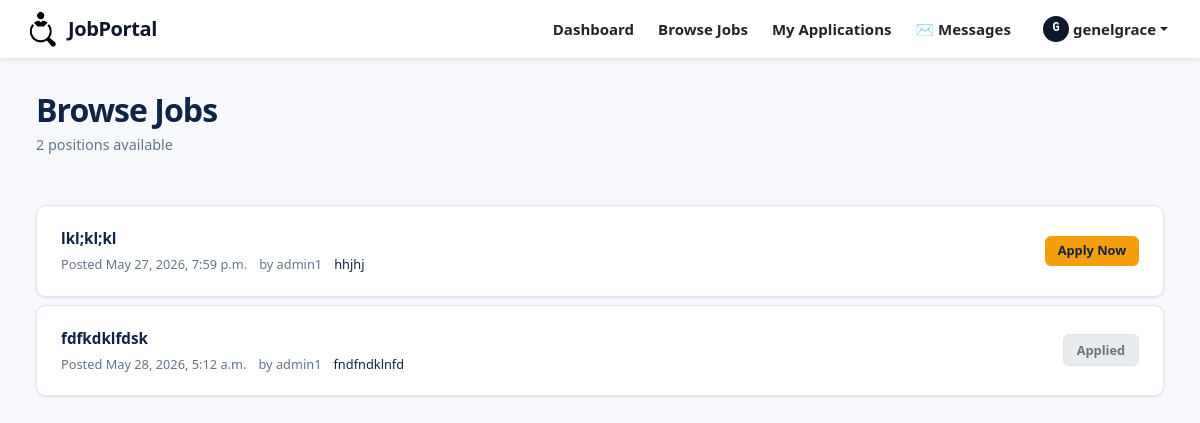
The app's page /jobs/ (signed in), older data.
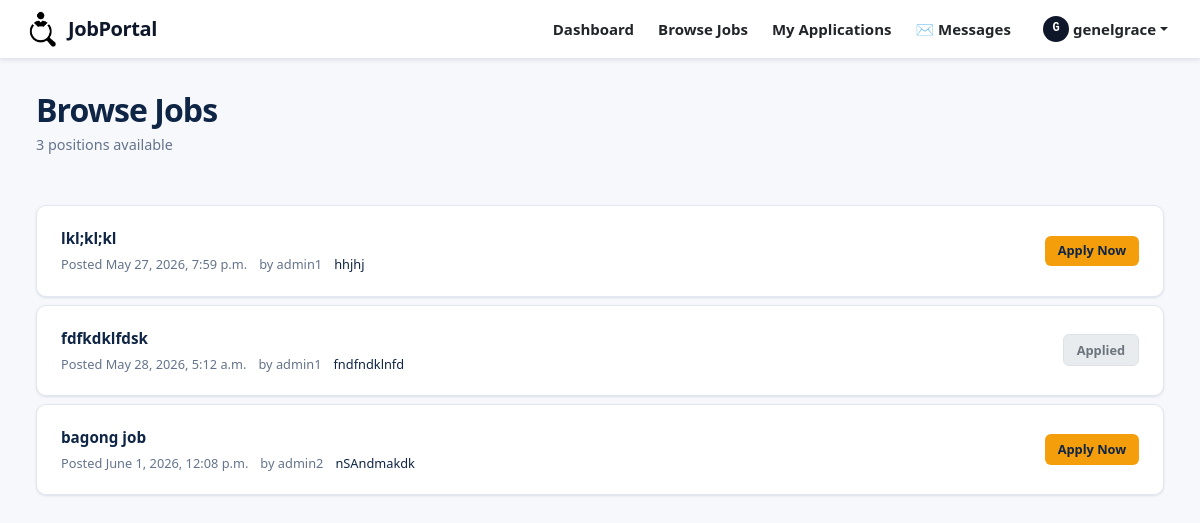
The same page, newer data.
### job_app/models.py (models this page shows, shortened)
class Job(models.Model):
    title = models.CharField(max_length=200, blank=False, null=False)
    description = models.TextField()
    requirements = models.TextField()
    posted_by = models.ForeignKey(User, on_delete=models.CASCADE)
    posted_date = models.DateTimeField(auto_now_add=True)

### job_app/views.py (the view)
# urls.py: path('jobs/', views.job_list, name='job_list'),
@login_required(login_url='login_user')
def job_list(request):
    if request.user.is_staff:
        jobs = Job.objects.filter(posted_by=request.user)
    else:
        jobs = Job.objects.all()
    if not request.user.is_staff:
        applied_job_ids = Application.objects.filter(
            applicant=request.user
        ).values_list('job_id', flat=True)
        for job in jobs:
            job.has_applied = job.id in applied_job_ids
    return render(request, 'job_list.html', {'jobs': jobs})

### templates/job_list.html (shortened to what this page needs)
{% extends 'base.html' %}
{% load static %}
{% block content %}
<div class="container-fluid">
    <div class="jp-page-header d-flex justify-content-between align-items-start flex-wrap gap-2">
        <div>
            <h2>Browse Jobs</h2>
            <p class="subtitle">{{ jobs|length }} position{{ jobs|length|pluralize }} available</p>
        </div>
    </div>
    {% if jobs %}
    <div class="d-flex flex-column gap-2">
        {% for job in jobs %}
        <div class="jp-job-card d-flex justify-content-between align-items-center gap-3">
            <a href="{% url 'job_detail' job.id %}" class="flex-grow-1" style="text-decoration:none;color:inherit;">
                <div class="jp-job-title">{{ job.title }}</div>
                <div class="jp-job-meta">
                    <span>Posted {{ job.posted_date }}</span>
                    <span>by {{ job.posted_by.username }}</span>
                    <span style="color:var(--jp-navy);font-weight:500;">{{ job.description }}</span>
                </div>
            </a>
            <div class="flex-shrink-0 d-flex gap-2 align-items-center">
                {% if user.is_authenticated and not user.is_staff %}
                    {% if job.has_applied %}
                        <span class="jp-btn jp-btn-sm" style="background-color: #e9ecef; color: #6c757d; border: 1px solid #dee2e6; cursor: not-allowed;">Applied</span>
                    {% else %}
                        <a href="{% url 'apply_job' job.id %}" class="jp-btn jp-btn-accent jp-btn-sm">Apply Now</a>
                    {% endif %}
                {% else %}
                    <a href="{% url 'job_detail' job.id %}" class="jp-btn jp-btn-outline jp-btn-sm">View Details</a>
                {% endif %}
            </div>
        </div>
        {% endfor %}
    </div>
    {% endif %}
</div>
{% endblock %}

Row changes from the older to the newer data that the page shows:
added Job: title "bagong job", posted_date "June 1, 2026, 12:08 p.m.", posted_by.username "admin2", description "nSAndmakdk", shows "Apply Now"
Text that changed along with them:
{{ jobs|length }}: "2" → "3"
